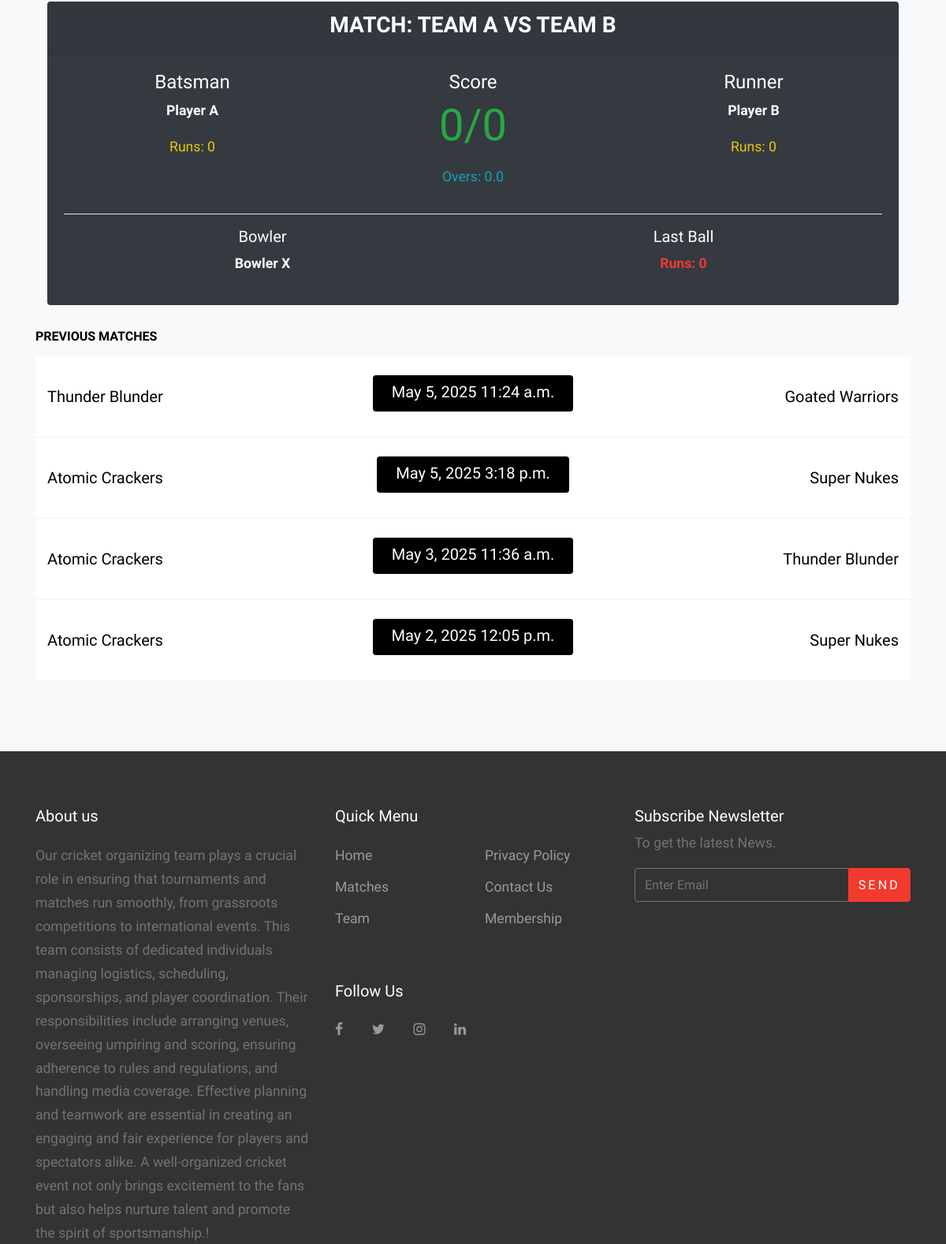
Before: / (middle part) with the older database file.
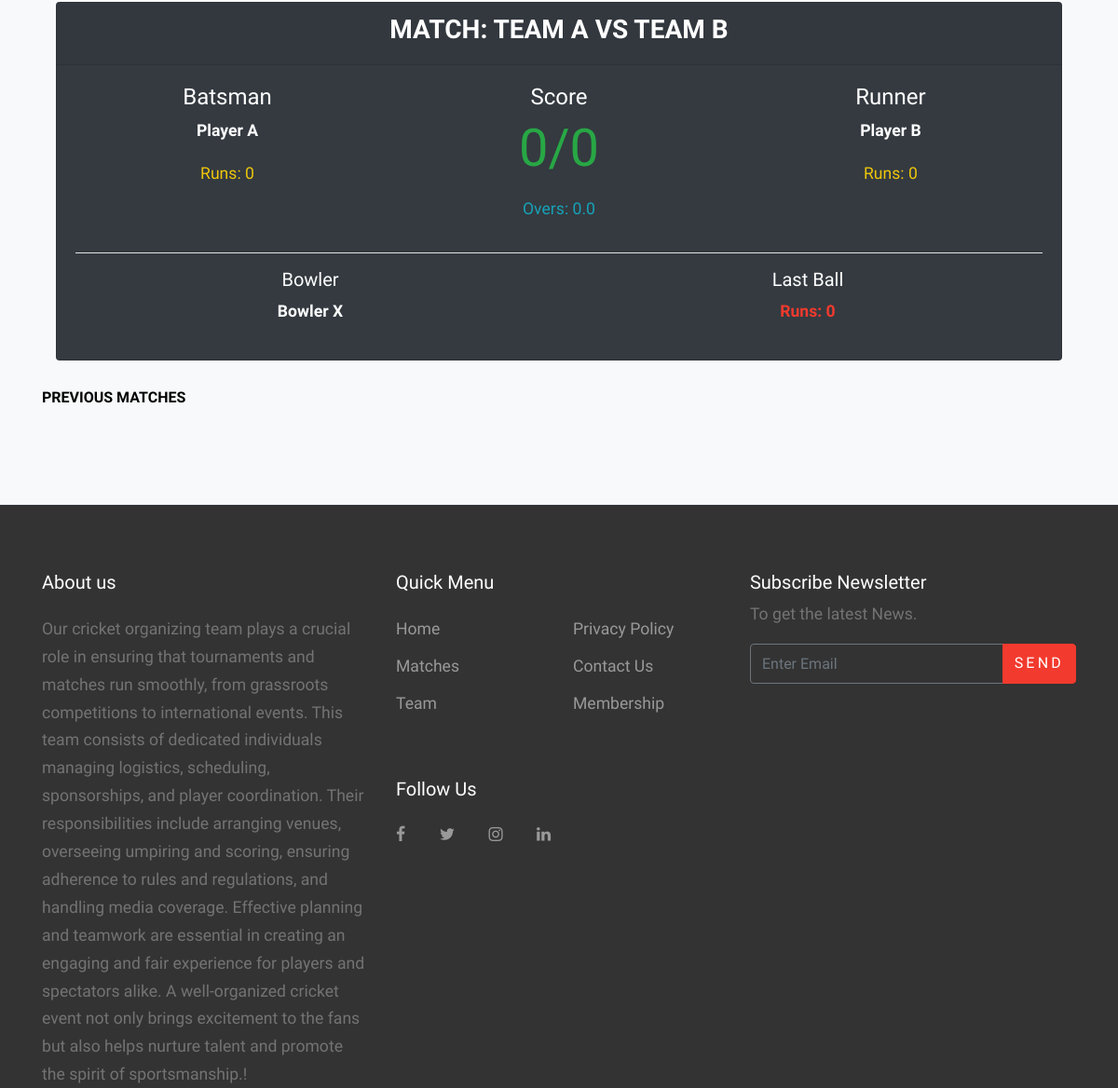
After: the same page with the newer database file.
### main/models.py (models this page shows, shortened)
class Match(models.Model):
    team1 = models.ForeignKey(Team, related_name='team1', on_delete=models.CASCADE)
    team2 = models.ForeignKey(Team, related_name='team2', on_delete=models.CASCADE)
    date = models.DateField()
    time = models.TimeField()
    venue = models.CharField(max_length=100)

class Team(models.Model):
    name = models.CharField(max_length=100)
    players = models.ManyToManyField(Player, related_name='teams')
    def __str__(self):
        return self.name

### main/views.py (the view)
# urls.py: path('', index, name='index'),
def index(request):
    matches = Match.objects.all()
    next_match = matches.filter(date__gt=datetime.date.today()).order_by('date').first()
    current_match = matches.filter(date=datetime.date.today()).last()
    current_live_score = LiveScore.objects.all().last()
    previous_matches = matches.filter(date__lt=datetime.date.today()).order_by('-date')[:5]
    return render(request, 'index.html', {'matches': matches, 'next_match': next_match, 'previous_matches': previous_matches, 'current_match': current_live_score})

### main/templates/index.html (shortened to what this page needs)
<!DOCTYPE html>
<html lang="en">
  <head>
    {% load static %}
    <link rel="stylesheet" href="{% static 'fonts/icomoon/style.css' %}">
    <link rel="stylesheet" href="{% static 'css/bootstrap.min.css' %}">
    <link rel="stylesheet" href="{% static 'css/magnific-popup.css' %}">
    <link rel="stylesheet" href="{% static 'css/jquery-ui.css' %}">
    <link rel="stylesheet" href="{% static 'css/owl.carousel.min.css' %}">
    <link rel="stylesheet" href="{% static 'css/owl.theme.default.min.css' %}">
    <link rel="stylesheet" href="{% static 'css/aos.css' %}">
    <link rel="stylesheet" href="{% static 'css/style.css' %}">
  </head>
  <body>
  <div class="site-wrap">
    <div class="site-blocks-vs site-section bg-light">
      <div class="container">
        <div class="container mt-5">
          <div class="card bg-dark text-white">
            <div class="card-header text-center">
              <h3 id="match" class="text-uppercase font-weight-bold">Match: Team A vs Team B</h3>
            </div>
            <div class="card-body">
              <div class="row text-center">
                <div class="col-md-4">
                  <h4>Batsman</h4>
                  <p id="batsman" class="font-weight-bold">Player A</p>
                  <p id="batsman_score" class="text-warning">Runs: 0</p>
                </div>
                <div class="col-md-4">
                  <h4>Score</h4>
                  <p id="current_score" class="display-4 text-success">0/0</p>
                  <p id="overs" class="text-info">Overs: 0.0</p>
                </div>
                <div class="col-md-4">
                  <h4>Runner</h4>
                  <p id="runner" class="font-weight-bold">Player B</p>
                  <p id="runner_score" class="text-warning">Runs: 0</p>
                </div>
              </div>
              <hr class="bg-white">
              <div class="row text-center">
                <div class="col-md-6">
                  <h5>Bowler</h5>
                  <p id="bowler" class="font-weight-bold">Bowler X</p>
                </div>
                <div class="col-md-6">
                  <h5>Last Ball</h5>
                  <p id="last_ball_runs" class="font-weight-bold text-danger">Runs: 0</p>
                </div>
              </div>
            </div>
          </div>
        </div>
        <br>
        <div class="row">
          <div class="col-md-12">
            <h2 class="h6 text-uppercase text-black font-weight-bold mb-3">Previous Matches</h2>
            <div class="site-block-tab">
              <div class="tab-content" id="pills-tabContent">
                <div class="tab-pane fade show active" id="pills-home" role="tabpanel" aria-labelledby="pills-home-tab">
                  <div class="row align-items-center">
                    <div class="col-md-12">
                      {% for prev in previous_matches %}
                      <div class="row bg-white align-items-center ml-0 mr-0 py-4 match-entry">
                        <div class="col-md-4 col-lg-4 mb-4 mb-lg-0">
                          <div class="text-center text-lg-left">
                            <div class="d-block d-lg-flex align-items-center">
                              <div class="text">
                                <h3 class="h5 mb-0 text-black">{{prev.team1}}</h3>
                              </div>
                            </div>
                          </div>
                        </div>
                        <div class="col-md-4 col-lg-4 text-center mb-4 mb-lg-0">
                          <div class="d-inline-block">
                            <div class="bg-black py-2 px-4 mb-2 text-white d-inline-block rounded"><span class="h5">{{prev.date}} {{prev.time}}</span></div>
                          </div>
                        </div>
                        <div class="col-md-4 col-lg-4 text-center text-lg-right">
                          <div class="">
                            <div class="d-block d-lg-flex align-items-center">
                              <div class="text order-1 w-100">
                                <h3 class="h5 mb-0 text-black">{{prev.team2}}</h3>
                              </div>
                            </div>
                          </div>
                        </div>
                      </div>
                        {%endfor%}
                    </div>
                  </div>
                </div>
                    </div>
                  </div>
                </div>
              </div>
            </div>
          </div>
        </div>
    <footer class="site-footer border-top">
      <div class="container">
        <div class="row">
          <div class="col-lg-4">
            <div class="mb-5">
              <h3 class="footer-heading mb-4">About us</h3>
              <p>Our cricket organizing team plays a crucial role in ensuring that tournaments and matches run smoothly, from grassroots competitions to international events. This team consists of dedicated individuals managing logistics, scheduling, sponsorships, and player coordination. Their responsibilities include arranging venues, overseeing umpiring and scoring, ensuring adherence to rules and regulations, and handling media coverage. Effective planning and teamwork are essential in creating an engaging and fair experience for players and spectators alike. A well-organized cricket event not only brings excitement to the fans but also helps nurture talent and promote the spirit of sportsmanship.!</p>
            </div>
          </div>
          <div class="col-lg-4 mb-5 mb-lg-0">
            <div class="row mb-5">
              <div class="col-md-12">
                <h3 class="footer-heading mb-4">Quick Menu</h3>
              </div>
              <div class="col-md-6 col-lg-6">
                <ul class="list-unstyled">
                  <li><a href="#">Home</a></li>
                  <li><a href="#">Matches</a></li>
                  <li><a href="#">Team</a></li>
                </ul>
              </div>
              <div class="col-md-6 col-lg-6">
                <ul class="list-unstyled">
                  <li><a href="#">Privacy Policy</a></li>
                  <li><a href="#">Contact Us</a></li>
                  <li><a href="#">Membership</a></li>
                </ul>
              </div>
            </div>
            <div class="row">
              <div class="col-md-12">
                <h3 class="footer-heading mb-4">Follow Us</h3>
                <div>
                  <a href="#" class="pl-0 pr-3"><span class="icon-facebook"></span></a>
                  <a href="#" class="pl-3 pr-3"><span class="icon-twitter"></span></a>
                  <a href="#" class="pl-3 pr-3"><span class="icon-instagram"></span></a>
                  <a href="#" class="pl-3 pr-3"><span class="icon-linkedin"></span></a>
                </div>
              </div>
            </div>
          </div>
          <div class="col-lg-4 mb-5 mb-lg-0">
            <div class="mb-5">
              <h3 class="footer-heading mb-2">Subscribe Newsletter</h3>
              <p>To get the latest News.</p>
              <form action="#" method="post">
                <div class="input-group mb-3">
                  <input type="text" class="form-control border-secondary text-white bg-transparent" placeholder="Enter Email" aria-label="Enter Email" aria-describedby="button-addon2">
                  <div class="input-group-append">
                    <button class="btn btn-primary" type="button" id="button-addon2">Send</button>
                  </div>
                </div>
              </form>
            </div>
          </div>
        </div>
      </div>
    </footer>
  </body>
</html>

### main/static/css/style.css (style rules this page uses)
body { line-height: 1.7; color: #4d4d4d; font-weight: 300; font-size: 1.1rem; }
a { -webkit-transition: .3s all ease; -o-transition: .3s all ease; transition: .3s all ease; }
.text-black { color: #000 !important; }
.site-wrap:before { -webkit-transition: .3s all ease-in-out; -o-transition: .3s all ease-in-out; transition: .3s all ease-in-out; background: rgba(0, 0, 0, 0.6); content: ""; position: absolute; z-index: 2000; top: 0; left: 0; right: 0; bottom: 0; opacity: 0; visibility: hidden; }
.btn { text-transform: uppercase; position: relative; -webkit-transition: 0.2s all ease-in-out !important; -o-transition: 0.2s all ease-in-out !important; transition: 0.2s all ease-in-out !important; top: 0; letter-spacing: .05em; }
.btn.btn-primary { font-weight: 300; letter-spacing: .2em; }
.form-control { height: 43px; }
.site-section { padding: 2.5em 0; }
@media (min-width: 768px) { .site-section { padding: 5em 0; } }
.border-top { border-top: 1px solid #edf0f5 !important; }
.site-footer { padding: 4em 0; background: #333333; }
.site-footer p { color: #737373; }
.site-footer h2, .site-footer h3, .site-footer h4, .site-footer h5 { color: #fff; }
.site-footer a { color: #999999; }
.site-footer ul li { margin-bottom: 10px; }
.site-footer .footer-heading { font-size: 20px; color: #fff; }

Changed rows visible on the page:
removed Match: team1 "Thunder Blunder", date "May 5, 2025", time "11:24 a.m.", team2 "Goated Warriors"
removed Match: team1 "Atomic Crackers", date "May 5, 2025", time "3:18 p.m.", team2 "Super Nukes"
removed Match: team1 "Atomic Crackers", date "May 3, 2025", time "11:36 a.m.", team2 "Thunder Blunder"
removed Match: team1 "Atomic Crackers", date "May 2, 2025", time "12:05 p.m.", team2 "Super Nukes"
